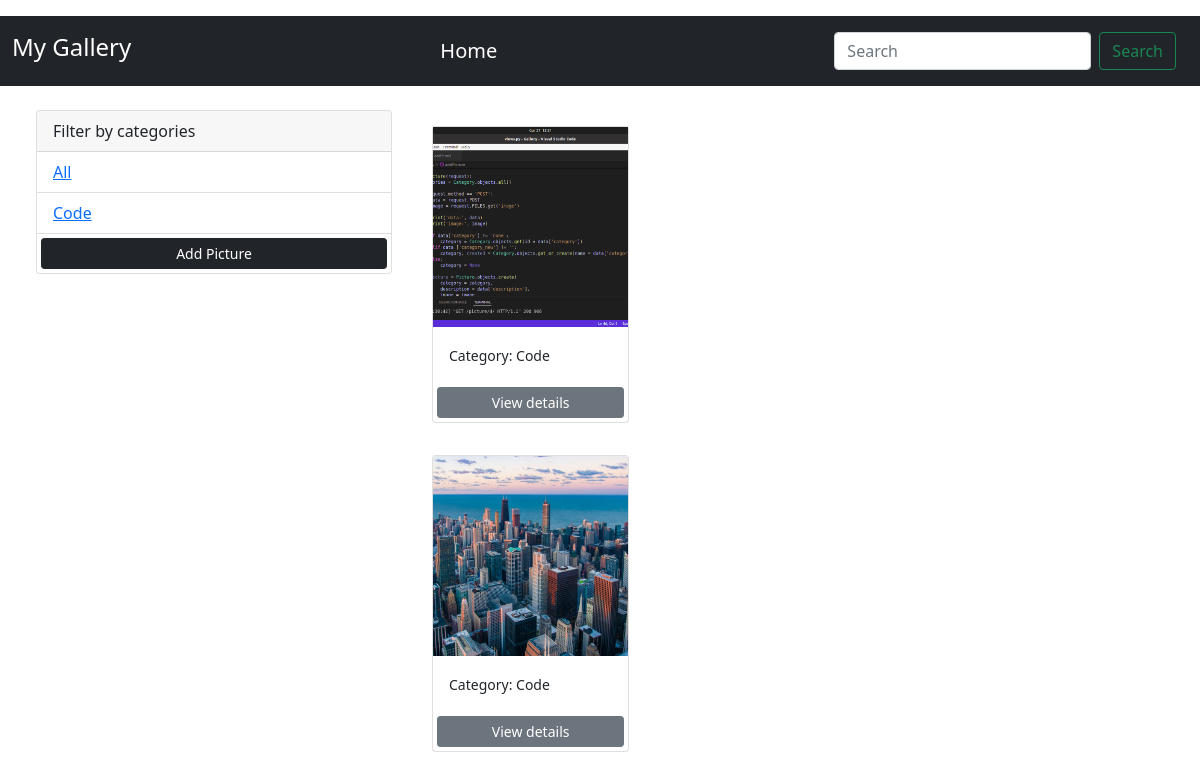
Screenshot of /?category=Code with the database file from the repository.
### pictures/models.py (models this page shows, shortened)
class Category(models.Model):
    name = models.CharField(max_length=200, null=False, blank=False)

class Picture(models.Model):
    category = models.ForeignKey(Category, on_delete=models.SET_NULL, null=True, blank=True)
    image = models.ImageField(null=False, blank=False)
    description = models.TextField()

### pictures/views.py (the view)
# urls.py: path('', views.gallery, name='gallery'),
def gallery(request):
    category = request.GET.get('category')
    if category == None:
        pictures= Picture.objects.all()
    else:
        pictures = Picture.objects.filter(category__name = category)
    categories = Category.objects.all()
    context = {'categories': categories, 'pictures': pictures}
    return render(request, 'pictures/gallery.html', context)

### pictures/templates/pictures/gallery.html (shortened to what this page needs)
<!DOCTYPE html>
<html lang="en">
<head>
    <link href="https://cdn.jsdelivr.net/npm/bootstrap@5.1.3/dist/css/bootstrap.min.css" rel="stylesheet">
</head>
<body class="my-3">
    <nav class="navbar navbar-dark bg-dark">
        <div class="container-fluid">
            <h4>My Gallery</h4>
          <a class="navbar-brand" href="{% url 'gallery' %}">
            Home
          </a>
          <nav class="navbar navbar-dark bg-dark">
            <div class="container-fluid">
              <form class="d-flex">
                <input class="form-control me-2" type="search" placeholder="Search" aria-label="Search">
                <button class="btn btn-outline-success" type="submit">Search</button>
              </form>
            </div>
          </nav>
        </div>
      </nav>
    <div class="container m-4">
        <div class="row">
            <div class="col-md-4">
                <div class="card">
                    <div class="card-header">
                      Filter by categories
                    </div>
                    <ul class="list-group list-group-flush">
                      <li class="list-group-item">
                          <a href=" {% url 'gallery' %} ">All</a>
                        </li>
                      {% for category in categories %}
                      <li class="list-group-item">
                        <a href=" {% url 'gallery' %}?category={{category.name}}">{{category.name}}</a>
                        </li>
                      {% endfor %}
                      <a href="{% url 'add' %}" class="btn btn-dark btn-block btn-sm m-1">Add Picture</a>
                    </ul>
                  </div>
            </div>
            <div class="col-md-8">
                {% for picture in pictures %}
                <div class="row">
                    <div class="col-md-4">
                        <div class="card m-3">
                            <img class="image-thumbnail" src="{{picture.image.url}}" class="card-img-top" alt="City Image">
                            <div class="card-body">
                              <small>Category: {{picture.category.name}}</small>
                            </div>
                            <a href="{% url 'picture' picture.id %}" class="btn btn-secondary btn-sm m-1">View details</a>
                        </div>
                    </div>
                </div>
                {% empty %}
                <h4>No pictures found!</h4>
                {% endfor %}
            </div>
        </div>
    </div>
</body>
</html>

### pictures/templates/pictures/gallery.html (style rules this page uses)
.image-thumbnail { height: 200px; object-fit: cover; }
h4 { color: white; }

### rows the page displays
Category: name "Code"
Picture: image (picture), category.name "Code"
Picture: image (picture), category.name "Code"
